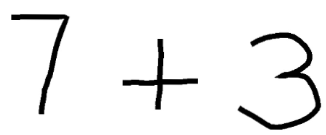
#> input picture test_im.png, 326 x 135 px
$ jupyter execute --allow-errors Test_CNN.ipynb
#> lines starting #> are read from the running program, lines starting #| are printed output that depends on the picture; after the words box and inside, x2 and y2 are one past the last pixel; in counts of white or black regions, pixels touching at a corner belong together
[cell 1]
#Load JSON model
from keras.models import model_from_json
json_file = open('model_final.json', 'r')
#> (reads model_final.json from the repository)
model_json = json_file.read()
json_file.close()
#> (the rest of this cell did not finish here and is left out)

[cell 2]
#Contour Extraction
import cv2
import numpy as np
import matplotlib.pyplot as plt
img = cv2.imread('test_im.png')
#> img is the input picture: shape (135, 326, 3); min 0, max 255, mean 238.3
plt.imshow(img)
plt.show()
img = cv2.imread('test_im.png',cv2.IMREAD_GRAYSCALE)
#> img: shape (135, 326); min 0, max 255, mean 238.3
if img is not None:
    img=~img
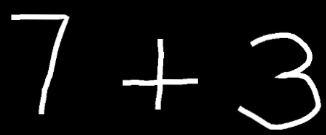
#> img: shape (135, 326); min 0, max 255, mean 16.7
    ret,thresh=cv2.threshold(img,127,255,cv2.THRESH_BINARY)
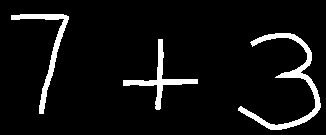
#> thresh: shape (135, 326); 6.6% white; 3 white regions
    ctrs,ret=cv2.findContours(thresh,cv2.RETR_TREE,cv2.CHAIN_APPROX_SIMPLE)
#> ctrs = 3 contours; box (x1, y1, x2, y2) and area: (238, 33, 321, 130) 1084, (11, 14, 69, 114) 668, (123, 39, 198, 110) 627; ret = [[1, -1, -1, -1], [2, 0, -1, -1], [-1, 1, -1, -1]]
    cnt=sorted(ctrs, key=lambda ctr: cv2.boundingRect(ctr)[0])
#> cnt has the same summary as ctrs
    w=int(28)
    h=int(28)
    train_data=[]
    rects=[]
    for c in cnt :
        x,y,w,h= cv2.boundingRect(c)
        rect=[x,y,w,h]
        rects.append(rect)
#> this loop made 3 passes
#> (x, y, w, h) on passes 1 to 3: (11, 14, 58, 100), (123, 39, 75, 71), (238, 33, 83, 97)
#> after the loop, rects = [[11, 14, 58, 100], [123, 39, 75, 71], [238, 33, 83, 97]]
    bool_rect=[]
    for r in rects:
        l=[]
        for rec in rects:
            flag=0
            if rec!=r:
                if r[0]<(rec[0]+rec[2]+10) and rec[0]<(r[0]+r[2]+10) and r[1]<(rec[1]+rec[3]+10) and rec[1]<(r[1]+r[3]+10):
                    flag=1
                l.append(flag)
            if rec==r:
                l.append(0)
        bool_rect.append(l)
#> this loop made 3 passes
#> after the loop, bool_rect = [[0, 0, 0], [0, 0, 0], [0, 0, 0]]
    dump_rect=[]
    for i in range(0,len(cnt)):
        for j in range(0,len(cnt)):
            if bool_rect[i][j]==1:
                area1=rects[i][2]*rects[i][3]
                area2=rects[j][2]*rects[j][3]
                if(area1==min(area1,area2)):
                    dump_rect.append(rects[i])
#> this loop made 3 passes
#> after the loop, dump_rect = []
    final_rect=[i for i in rects if i not in dump_rect]
#> final_rect has the same summary as rects
    for r in final_rect:
        x=r[0]
        y=r[1]
        w=r[2]
        h=r[3]
        im_crop =thresh[y:y+h+10,x:x+w+10]

        im_resize = cv2.resize(im_crop,(28,28))
        im_resize=np.reshape(im_resize,(28,28,1))
        train_data.append(im_resize)
#> this loop made 3 passes
#> pass 1, `im_crop =thresh[y:y+h+10,x:x+w+10]`:
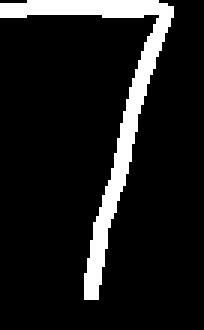
#> im_crop: shape (110, 68) (shown 3 times larger); 11% white; 1 white region, box (x1, y1, x2, y2) and area: (0, 0, 58, 100) 824
#> pass 1, `im_resize = cv2.resize(im_crop,(28,28))`:
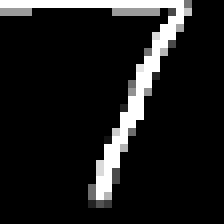
#> im_resize: shape (28, 28) (shown 8 times larger); min 0, max 255, mean 27.9
#> pass 2, `im_crop =thresh[y:y+h+10,x:x+w+10]`:
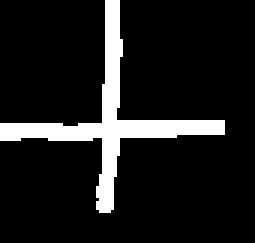
#> im_crop: shape (81, 85) (shown 3 times larger); 11.2% white; 1 white region, box (x1, y1, x2, y2) and area: (0, 0, 75, 71) 769
#> pass 2, `im_resize = cv2.resize(im_crop,(28,28))`:
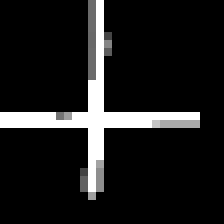
#> im_resize: shape (28, 28) (shown 8 times larger); min 0, max 255, mean 28.1
#> after the loop:
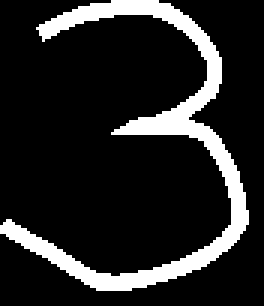
#> im_crop: shape (102, 88) (shown 3 times larger); 14.6% white; 1 white region, box (x1, y1, x2, y2) and area: (0, 0, 83, 97) 1309
#> after the loop, train_data = 3 items
